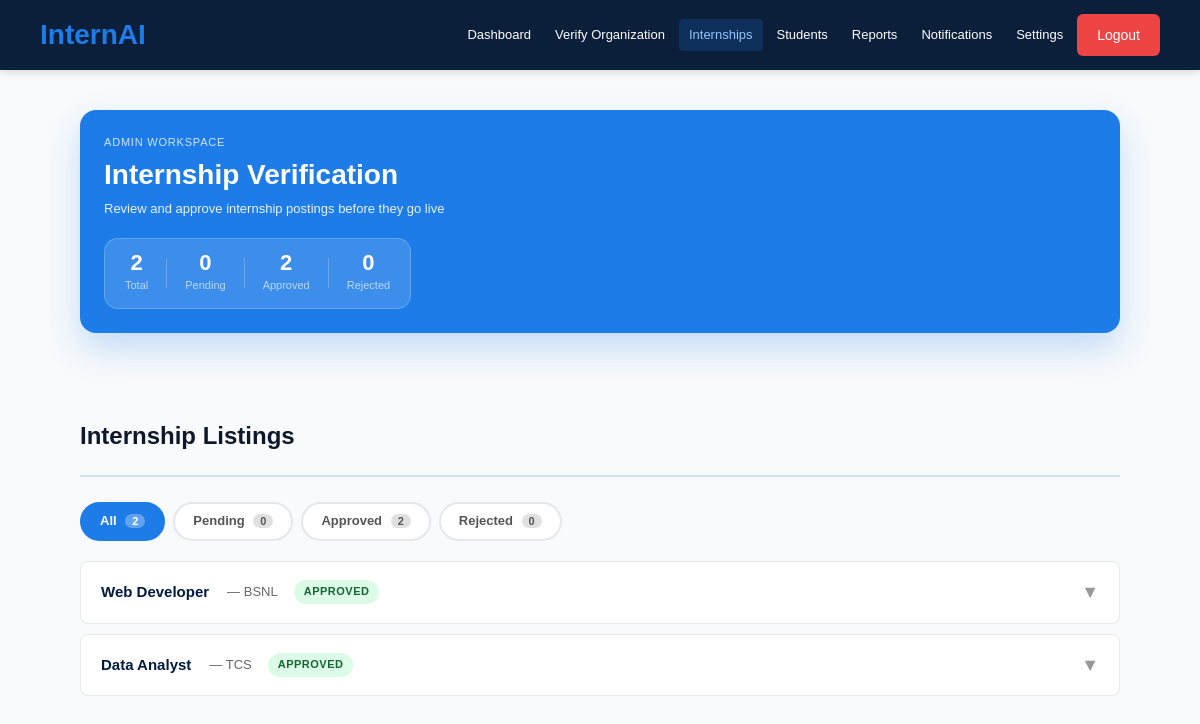
The app's page /admin/internships (signed in) with its own data.
### app.py (models this page shows)
class Internship(db.Model):
    id = db.Column(db.Integer, primary_key=True)
    organization_id = db.Column(db.Integer)  # Use organization_id to match existing DB
    title = db.Column(db.String(200))
    skills_required = db.Column(db.Text)
    capacity = db.Column(db.Integer)
    location = db.Column(db.String(200), default='Remote')
    duration = db.Column(db.String(100), default='3 months')
    stipend = db.Column(db.String(100))
    status = db.Column(db.String(50), default='pending')  # pending until admin verifies
    created_at = db.Column(db.DateTime, default=datetime.utcnow)
    admin_notes = db.Column(db.Text)

class Organization(db.Model):
    id = db.Column(db.Integer, primary_key=True)
    user_id = db.Column(db.Integer)
    company_name = db.Column(db.String(200))
    gst_number = db.Column(db.String(100))
    domain_email = db.Column(db.String(100))
    linkedin_profile = db.Column(db.String(300))
    industry = db.Column(db.String(100))
    location = db.Column(db.String(200))
    description = db.Column(db.Text)
    is_verified = db.Column(db.Boolean, default=False)
    verification_status = db.Column(db.String(50), default='pending')  # pending, approved, rejected
    verification_notes = db.Column(db.Text)
    created_at = db.Column(db.DateTime, default=datetime.utcnow)

### app.py (the view)
@app.route('/admin/internships')
@login_required
@admin_required
def admin_internships():
    status_filter = request.args.get('status', 'all')
    all_internships = Internship.query.all()
    if status_filter != 'all':
        filtered = Internship.query.filter_by(status=status_filter).all()
    else:
        filtered = all_internships
    internships = [
        {'internship': i, 'org': Organization.query.filter_by(id=i.organization_id).first() if i.organization_id else None}
        for i in filtered
    ]
    stats = {
        'total_internships': len(all_internships),
        'pending': Internship.query.filter_by(status='pending').count(),
        'approved': Internship.query.filter_by(status='approved').count(),
        'rejected': Internship.query.filter_by(status='rejected').count(),
    }
    return render_template('admin_internships.html', internships=internships, stats=stats, status_filter=status_filter)

### app.py (called while the page is built)
def admin_required(f):
    @wraps(f)
    def decorated_function(*args, **kwargs):
        if not current_user.is_authenticated or current_user.role != 'admin':
            return redirect(url_for('home'))
        return f(*args, **kwargs)
    return decorated_function

@login_manager.user_loader
def load_user(user_id):
    return User.query.get(int(user_id))

### templates/admin_internships.html (shortened to what this page needs)
{% extends "base.html" %} {% block content %}
<div class="container admin-dashboard-page adm-dashboard-vertical">
  <main class="adm-main">
    <section class="adm-header-card adm-page-hero">
      <div class="adm-welcome-content">
        <p class="adm-header-tag">Admin Workspace</p>
        <h1 class="adm-title">Internship Verification</h1>
        <p class="adm-subtitle">Review and approve internship postings before they go live</p>
        <div class="adm-stats-row" style="margin-top:18px;">
          <div class="adm-stat">
            <span class="adm-stat-num">{{ stats.total_internships }}</span>
            <span class="adm-stat-lbl">Total</span>
          </div>
          <div class="adm-stat">
            <span class="adm-stat-num">{{ stats.pending }}</span>
            <span class="adm-stat-lbl">Pending</span>
          </div>
          <div class="adm-stat">
            <span class="adm-stat-num">{{ stats.approved }}</span>
            <span class="adm-stat-lbl">Approved</span>
          </div>
          <div class="adm-stat">
            <span class="adm-stat-num">{{ stats.rejected }}</span>
            <span class="adm-stat-lbl">Rejected</span>
          </div>
        </div>
      </div>
    </section>
    <div style="margin-top: 40px">
      <div class="section-header">
        <h2>Internship Listings</h2>
      </div>
      <div class="filter-tabs">
        <a href="{{ url_for('admin_internships', status='all') }}"
           class="filter-tab {% if status_filter == 'all' %}active{% endif %}">
          All <span class="tab-count">{{ stats.total_internships }}</span>
        </a>
        <a href="{{ url_for('admin_internships', status='pending') }}"
           class="filter-tab {% if status_filter == 'pending' %}active{% endif %}">
          Pending <span class="tab-count">{{ stats.pending }}</span>
        </a>
        <a href="{{ url_for('admin_internships', status='approved') }}"
           class="filter-tab {% if status_filter == 'approved' %}active{% endif %}">
          Approved <span class="tab-count">{{ stats.approved }}</span>
        </a>
        <a href="{{ url_for('admin_internships', status='rejected') }}"
           class="filter-tab {% if status_filter == 'rejected' %}active{% endif %}">
          Rejected <span class="tab-count">{{ stats.rejected }}</span>
        </a>
      </div>
      {% if internships %}
      <ul class="intern-list">
        {% for item in internships %}
        <li id="intern-item-{{ item.internship.id }}">
          <div class="intern-title-row" onclick="toggleDetail(this)">
            <div style="display:flex;align-items:center;gap:8px;flex-wrap:wrap;">
              <h3>{{ item.internship.title }}</h3>
              <span class="company">— {{ item.org.company_name if item.org else 'Unknown' }}</span>
              <span class="status-badge badge-{{ item.internship.status }}">{{ item.internship.status }}</span>
            </div>
            <span class="arrow">▼</span>
          </div>
        </li>
        {% endfor %}
      </ul>
      {% else %}
      <div class="empty-state">
        <p>No internships found{% if status_filter != 'all' %} with status "{{ status_filter }}"{% endif %}</p>
      </div>
      {% endif %}
    </div>
  </main>
</div>
{% endblock %}

### static/style.css (style rules this page uses)
* { margin: 0; padding: 0; box-sizing: border-box; font-family: Arial, sans-serif; }
body { background: #f8fafc; color: #0b1f3a; }

### static/admin.css (style rules this page uses)
:root { --primary-dark: #001a40; --primary-blue: #1e7ce8; --success: #22c55e; --danger: #ef4444; --warning: #fbbf24; --text-white: #ffffff; --text-dark: #333333; --text-light: #666666; --bg-white: #ffffff; --bg-light: #f1f5f9; --border-color: #e5e7eb; --shadow-sm: 0 2px 8px rgba(0, 0, 0, 0.08); --shadow-md: 0 4px 16px rgba(0, 0, 0, 0.12); --glass-border: rgba(30, 124, 232, 0.3); --glass-shadow: 0 4px 20px rgba(30, 124, 232, 0.12); --glass-shadow-hover: 0 8px 32px rgba(30, 124, 232, 0.28); --glass-bg: #ffffff; }
* { margin: 0; padding: 0; box-sizing: border-box; }
body { font-family: 'Segoe UI', Tahoma, Geneva, Verdana, sans-serif; background: #f8fafc; color: var(--text-dark); line-height: 1.6; }
.container { max-width: 1400px; margin: 0 auto; padding: 40px 20px; }
.section-header { display: flex; justify-content: space-between; align-items: center; margin-bottom: 25px; padding-bottom: 20px; border-bottom: 2px solid rgba(30, 124, 232, 0.25); flex-wrap: wrap; gap: 15px; }
.section-header h2 { color: var(--primary-dark); font-size: 24px; font-weight: 600; }
.badge-approved { background-color: #dcfce7; color: #166534; }
.admin-dashboard-page { max-width: 1440px; padding-top: 40px; }
.adm-main { display: flex; flex-direction: column; gap: 20px; }
.adm-header-card { border-radius: 16px; padding: 24px; background: #1e7ce8; color: #ffffff; box-shadow: 0 16px 34px rgba(30, 124, 232, 0.24); }
.adm-header-tag { font-size: 11px; letter-spacing: 0.8px; text-transform: uppercase; color: rgba(255, 255, 255, 0.8); margin-bottom: 6px; }
.adm-title { font-size: 30px; line-height: 1.2; margin-bottom: 8px; }
.adm-subtitle { color: rgba(255, 255, 255, 0.9); font-size: 13px; }
.adm-page-hero { margin-bottom: 22px; }
.adm-page-hero .adm-title { font-size: 28px; }
.admin-dashboard-page .section-header { border-bottom-color: rgba(30, 124, 232, 0.2); }
.admin-dashboard-page .section-header h2 { color: #0f172a; }
.adm-dashboard-vertical { max-width: 1220px; }
.adm-dashboard-vertical .adm-main { max-width: 1040px; margin: 0 auto; gap: 22px; }
.adm-welcome-content { position: relative; z-index: 1; flex: 1; }
.adm-stats-row { display: inline-flex; align-items: center; gap: 18px; background: rgba(255,255,255,.14); backdrop-filter: blur(8px); border: 1px solid rgba(255,255,255,.2); border-radius: 14px; padding: 13px 20px; }
.adm-stat { text-align: center; }
.adm-stat-num { display: block; font-size: 22px; font-weight: 800; color: #fff; line-height: 1; }
.adm-stat-lbl { display: block; font-size: 11px; color: rgba(255,255,255,.65); margin-top: 3px; font-weight: 500; }

### templates/admin_internships.html (style rules this page uses)
.intern-list { list-style: none; padding: 0; margin: 0; }
.intern-list li { border: 1px solid #e5e7eb; border-radius: 8px; margin-bottom: 10px; background: #fff; overflow: hidden; transition: box-shadow 0.2s; }
.intern-title-row { display: flex; justify-content: space-between; align-items: center; padding: 16px 20px; cursor: pointer; user-select: none; }
.intern-title-row h3 { margin: 0; font-size: 15px; color: #001a40; }
.intern-title-row .company { font-size: 13px; color: #666; margin-left: 10px; }
.intern-title-row .arrow { font-size: 18px; color: #999; transition: transform 0.2s; flex-shrink: 0; margin-left: 12px; }
.status-badge { display: inline-block; padding: 3px 10px; border-radius: 20px; font-size: 11px; font-weight: 700; text-transform: uppercase; letter-spacing: 0.5px; margin-left: 8px; }
.badge-approved { background: #dcfce7; color: #166534; }
.filter-tabs { display: flex; gap: 8px; flex-wrap: wrap; margin-bottom: 20px; }
.filter-tab { padding: 7px 18px; border-radius: 20px; font-size: 13px; font-weight: 600; text-decoration: none; border: 2px solid #e5e7eb; color: #555; background: #fff; transition: all 0.15s; }
.filter-tab.active { background: #1e7ce8; border-color: #1e7ce8; color: #fff; }
.filter-tab .tab-count { background: rgba(0,0,0,0.12); border-radius: 12px; padding: 1px 7px; font-size: 11px; margin-left: 5px; }
.filter-tab.active .tab-count { background: rgba(255,255,255,0.3); }

### records on screen
Internship: internship "Web Developer", internship.status "APPROVED"
Organization: org "BSNL"
Internship: internship "Data Analyst", internship.status "APPROVED"
Organization: org "TCS"

### other values on screen
{{ label }} "Dashboard" "Verify Organization" "Internships" "Students" "Reports" "Notifications" "Settings"
{{ stats.total_internships }} "2"
{{ stats.pending }} "0"
{{ stats.approved }} "2"
{{ stats.rejected }} "0"
